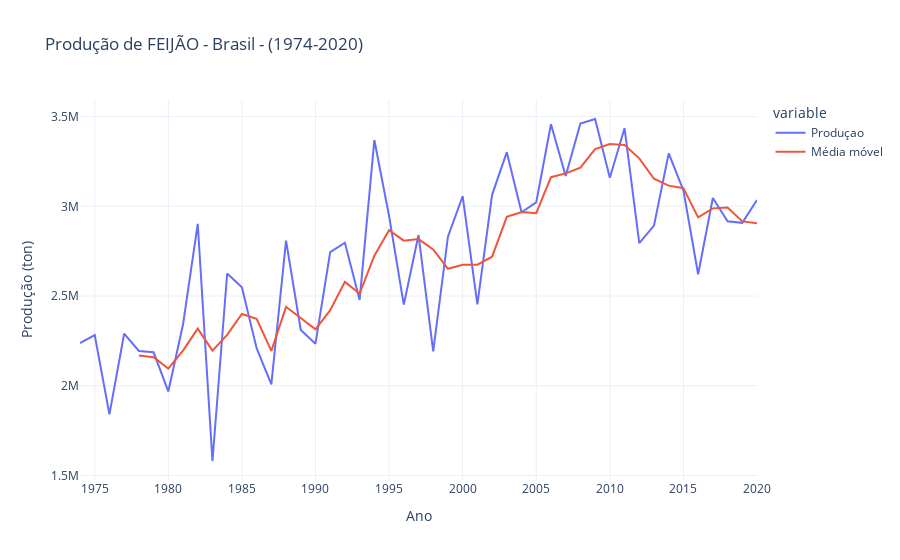

This figure's notebook cell:
### Code cell
fig =px.line(df_feijao, x ='Ano', y=['Produçao','Média móvel'], title = 'Produção de FEIJÃO - Brasil - (1974-2020)', labels= {'value': 'Produção (ton)'})
fig.update_layout(template = 'plotly_white')

### Figure 1 — Plotly figure (JSON) as saved in the notebook; plotly's stock layout.template omitted (floating-point values rounded to 4 significant figures)
{"data": [{"hovertemplate": "variable=Produçao<br>Ano=%{x}<br>Produção (ton)=%{y}<extra></extra>", "legendgroup": "Produçao", "line": {"color": "#636efa", "dash": "solid"}, "marker": {"symbol": "circle"}, "mode": "lines", "name": "Produçao", "orientation": "v", "showlegend": true, "type": "scatter", "x": [1974, 1975, 1976, 1977, 1978, 1979, 1980, 1981, 1982, 1983, 1984, 1985, 1986, 1987, 1988, 1989, 1990, 1991, 1992, 1993, 1994, 1995, 1996, 1997, 1998, 1999, 2000, 2001, 2002, 2003, 2004, 2005, 2006, 2007, 2008, 2009, 2010, 2011, 2012, 2013, 2014, 2015, 2016, 2017, 2018, 2019, 2020], "xaxis": "x", "y": [2238012, 2282466, 1840315, 2290007, 2193977, 2186343, 1968165, 2340947, 2902657, 1580546, 2625676, 2548738, 2209188, 2007230, 2808639, 2310546, 2234467, 2744711, 2797138, 2478325, 3369684, 2946168, 2452036, 2840243, 2191153, 2830915, 3056289, 2453681, 3064228, 3302038, 2967007, 3021641, 3457744, 3169356, 3461194, 3486763, 3158905, 3435366, 2794854, 2892599, 3294586, 3088926, 2621267, 3046079, 2916365, 2908075, 3035290], "yaxis": "y"}, {"hovertemplate": "variable=Média móvel<br>Ano=%{x}<br>Produção (ton)=%{y}<extra></extra>", "legendgroup": "Média móvel", "line": {"color": "#EF553B", "dash": "solid"}, "marker": {"symbol": "circle"}, "mode": "lines", "name": "Média móvel", "orientation": "v", "showlegend": true, "type": "scatter", "x": [1974, 1975, 1976, 1977, 1978, 1979, 1980, 1981, 1982, 1983, 1984, 1985, 1986, 1987, 1988, 1989, 1990, 1991, 1992, 1993, 1994, 1995, 1996, 1997, 1998, 1999, 2000, 2001, 2002, 2003, 2004, 2005, 2006, 2007, 2008, 2009, 2010, 2011, 2012, 2013, 2014, 2015, 2016, 2017, 2018, 2019, 2020], "xaxis": "x", "y": [null, null, null, null, 2169000.0, 2159000.0, 2096000.0, 2196000.0, 2318000.0, 2196000.0, 2284000.0, 2400000.0, 2373361, 2194000.0, 2440000.0, 2377000.0, 2314014, 2421000.0, 2579000.0, 2513000.0, 2724865, 2867000.0, 2809000.0, 2817000.0, 2760000.0, 2652103, 2674000.0, 2674000.0, 2719000.0, 2941000.0, 2969000.0, 2961719, 3163000.0, 3184000.0, 3215000.0, 3319000.0, 3347000.0, 3342000.0, 3267000.0, 3154000.0, 3115262, 3101000.0, 2938000.0, 2989000.0, 2993000.0, 2916000.0, 2905000.0], "yaxis": "y"}], "layout": {"legend": {"title": {"text": "variable"}, "tracegroupgap": 0}, "title": {"text": "Produção de FEIJÃO - Brasil - (1974-2020)"}, "xaxis": {"anchor": "y", "domain": [0, 1], "title": {"text": "Ano"}}, "yaxis": {"anchor": "x", "domain": [0, 1], "title": {"text": "Produção (ton)"}}}}
